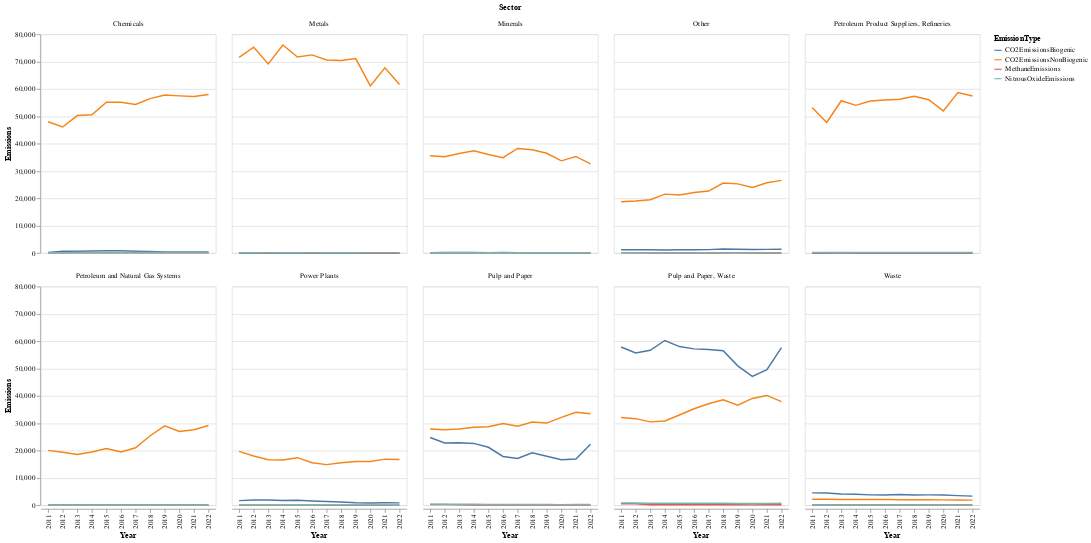

Write notebook code for a chart like this one.
### Code cell
alt.Chart(UnitEmissionsBySector).mark_line().encode(
    x = 'Year:O',
    y = 'Emissions:Q',
    color = 'EmissionType:N',
).facet(
    facet='Sector:N',
    columns = 5
)

### Figure 1 — Vega-Lite specification as saved in the notebook (floating-point values rounded to 4 significant figures; data arrays with more than 128 entries replaced by an {"elided": "..."} marker saying what was removed)
{"config": {"view": {"continuousWidth": 400, "continuousHeight": 300}}, "data": {"name": "data-e5baf8e858bc20159a10450c8f27ebaa"}, "facet": {"field": "Sector", "type": "nominal"}, "spec": {"mark": "line", "encoding": {"color": {"field": "EmissionType", "type": "nominal"}, "x": {"field": "Year", "type": "ordinal"}, "y": {"field": "Emissions", "type": "quantitative"}}}, "columns": 5, "$schema": "https://vega.github.io/schema/vega-lite/v4.17.0.json", "datasets": {"data-e5baf8e858bc20159a10450c8f27ebaa": {"elided": "480 records"}}}
